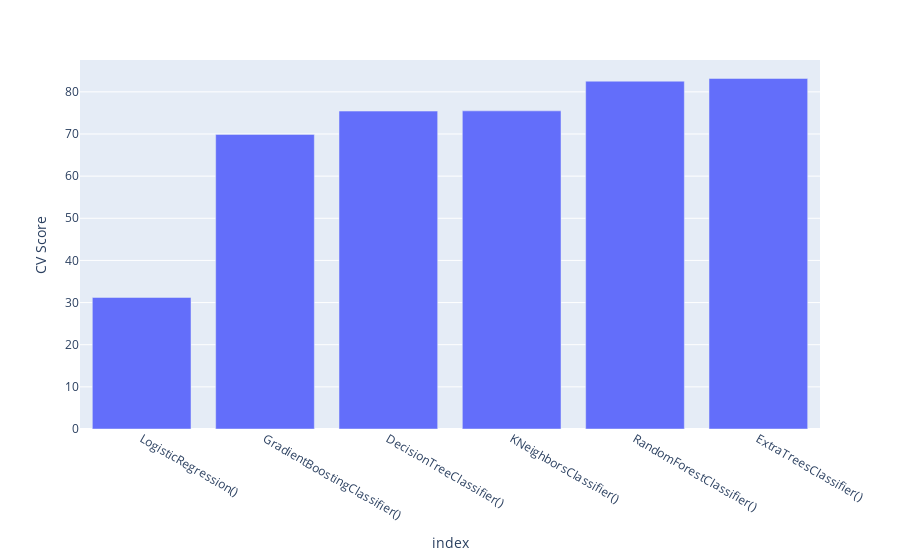

The code cell stored with this chart in its notebook:
### Code cell
px.bar(model_results.sort_values(by=['CV Score'], axis=1).T, y="CV Score")

### Figure 1 — Plotly figure (JSON) as saved in the notebook; plotly's stock layout.template omitted (floating-point values rounded to 4 significant figures)
{"data": [{"alignmentgroup": "True", "hovertemplate": "index=%{x}<br>CV Score=%{y}<extra></extra>", "legendgroup": "", "marker": {"color": "#636efa"}, "name": "", "offsetgroup": "", "orientation": "v", "showlegend": false, "textposition": "auto", "type": "bar", "x": ["LogisticRegression()", "GradientBoostingClassifier()", "DecisionTreeClassifier()", "KNeighborsClassifier()", "RandomForestClassifier()", "ExtraTreesClassifier()"], "xaxis": "x", "y": [31.22, 69.91, 75.44, 75.49, 82.53, 83.18], "yaxis": "y"}], "layout": {"barmode": "relative", "legend": {"tracegroupgap": 0}, "margin": {"t": 60}, "xaxis": {"anchor": "y", "domain": [0, 1], "title": {"text": "index"}}, "yaxis": {"anchor": "x", "domain": [0, 1], "title": {"text": "CV Score"}}}}
